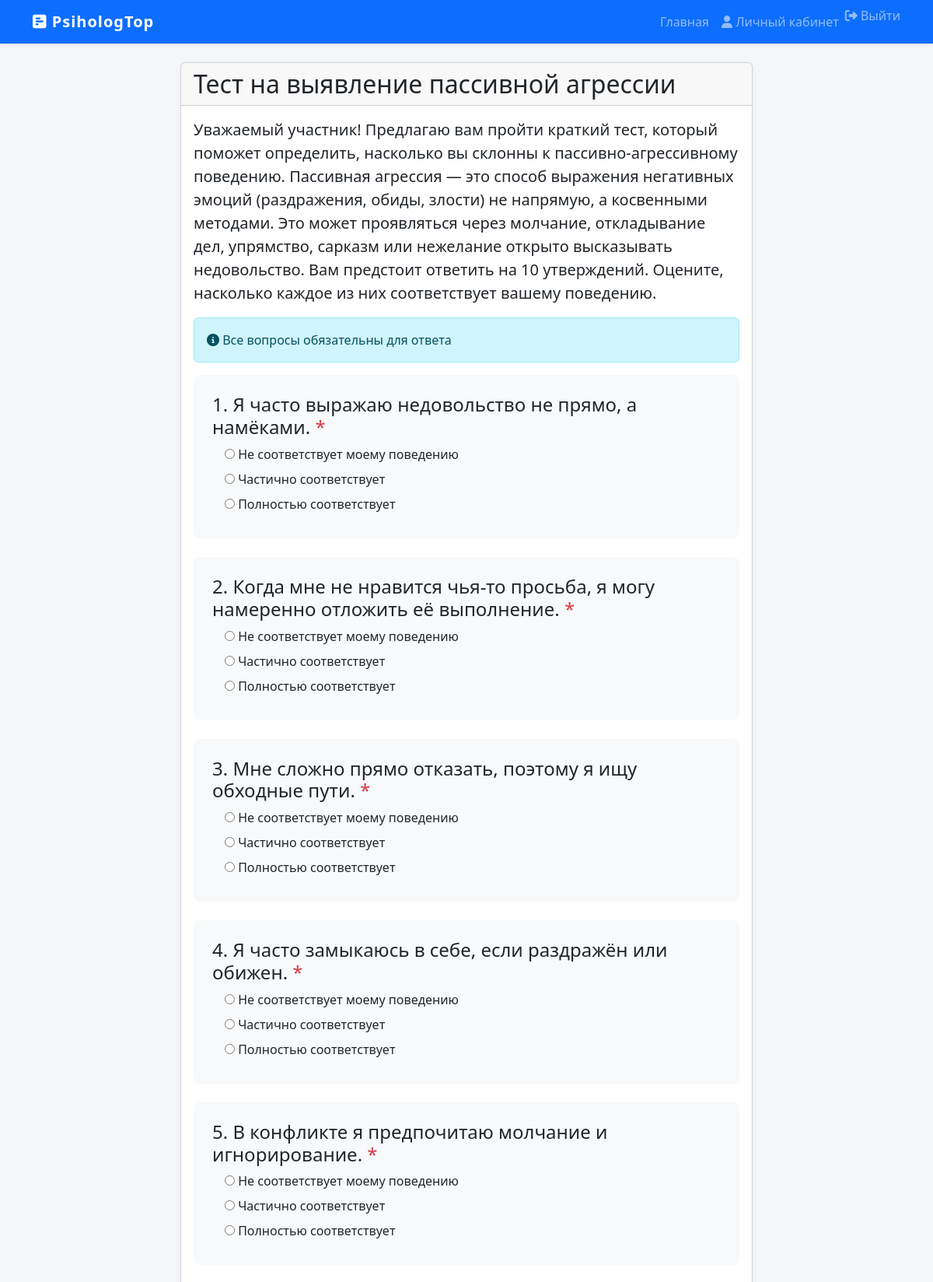
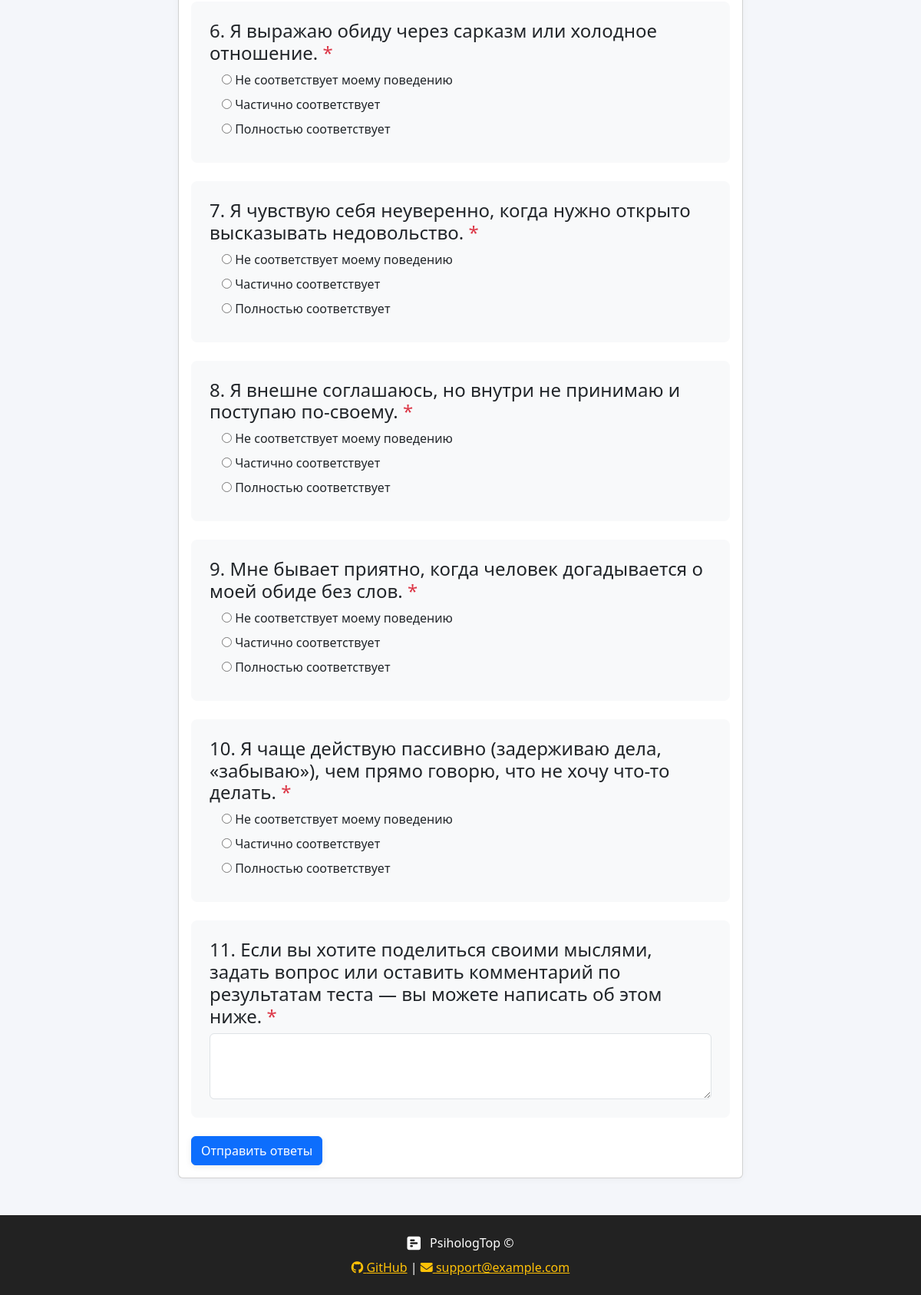
The app's page /poll/14/take/ (signed in) with its own data (2 pictures, top to bottom).
### main/models.py (models this page shows, shortened)
class Poll(models.Model):
    title = models.CharField(max_length=200, verbose_name='Название опроса')
    description = models.TextField(verbose_name='Описание')
    created_at = models.DateTimeField(auto_now_add=True)
    author = models.ForeignKey(User, on_delete=models.CASCADE, verbose_name='Автор')
    class Meta:
        verbose_name = 'Опрос'
        verbose_name_plural = 'Опросы'

class Question(models.Model):
    QUESTION_TYPES = (
        ('single_choice', 'Один вариант ответа'),
        ('multiple_choice', 'Множественный выбор'),
        ('text', 'Текстовый ответ'),
    )
    poll = models.ForeignKey(Poll, on_delete=models.CASCADE, related_name='questions', verbose_name='Опрос')
    text = models.TextField(verbose_name='Текст вопроса')
    question_type = models.CharField(max_length=20, choices=QUESTION_TYPES, verbose_name='Тип вопроса')
    order = models.IntegerField(default=0, verbose_name='Порядок вопроса')
    class Meta:
        verbose_name = 'Вопрос'
        verbose_name_plural = 'Вопросы'
        ordering = ['order']

### main/views.py (the view, shortened to what this page needs)
# urls.py: path('poll/<int:poll_id>/take/', views.take_poll, name='take_poll'),
def take_poll(request, poll_id):
    poll = get_object_or_404(Poll, id=poll_id)
    if request.user.is_authenticated:
        if PollResponse.objects.filter(poll=poll, user=request.user).exists():
            messages.warning(request, 'Вы уже проходили этот опрос')
            return redirect('home')
    question_forms = []
    for question in poll.questions.all():
        form = AnswerForm(question=question, prefix=f'question_{question.id}')
        question_forms.append((question, form))
    return render(request, 'take_poll.html', {
        'poll': poll,
        'question_forms': question_forms
    })

### main/models.py (called while the page is built)
    def __str__(self):
        return self.text

### templates/take_poll.html (shortened to what this page needs)
{% extends 'base.html' %}
{% block content %}
<div class="row justify-content-center">
    <div class="col-md-8">
        <div class="card">
            <div class="card-header">
                <h2 class="mb-0">{{ poll.title }}</h2>
            </div>
            <div class="card-body">
                <p class="lead">{{ poll.description }}</p>
                <div class="alert alert-info">
                    <i class="fas fa-info-circle"></i> Все вопросы обязательны для ответа
                </div>
                <form method="post">
                    {% for question, form in question_forms %}
                        <div class="question-block mb-4">
                            <h4>{{ forloop.counter }}. {{ question.text }} <span class="text-danger">*</span></h4>
                            {% if question.question_type == 'single_choice' %}
                                <div class="choices-list">
                                    {% for field in form %}
                                        {{ field }}
                                    {% endfor %}
                                </div>
                            {% elif question.question_type == 'multiple_choice' %}
                                <div class="choices-list">
                                    {{ form.multiple_choices }}
                                </div>
                            {% else %}
                                {{ form.text_answer }}
                            {% endif %}
                        </div>
                    {% endfor %}
                    <button type="submit" class="btn btn-primary">Отправить ответы</button>
                </form>
            </div>
        </div>
    </div>
</div>
{% endblock %}

### templates/base.html (style rules this page uses)
body { background: #f4f6fa; }
.card { box-shadow: 0 2px 8px rgba(0,0,0,0.04); }
.btn-primary, .btn-success { box-shadow: 0 2px 8px rgba(0,0,0,0.08); }

### templates/take_poll.html (style rules this page uses)
.choices-list { margin-left: 1rem; }
.choices-list label { display: block; margin-bottom: 0.5rem; }
.question-block { background-color: #f8f9fa; padding: 1.5rem; border-radius: 0.5rem; }

### records on screen
Poll: title "Тест на выявление пассивной агрессии", description "Уважаемый участник! Предлагаю вам пройти краткий тест, который поможет определить, насколько вы склонны к пассивно-агрессивному поведению. Пассивная агрессия — это способ выражения негативных эмоций (раздражения, обиды, злости) не напрямую, а косвенными методами. Это может проявляться через молчание, откладывание дел, упрямство, сарказм или нежелание открыто высказывать недовольство. Вам предстоит ответить на 10 утверждений. Оцените, насколько каждое из них соответствует вашему поведению."
Question: text "Я часто выражаю недовольство не прямо, а намёками."
Question: text "Когда мне не нравится чья-то просьба, я могу намеренно отложить её выполнение."
Question: text "Мне сложно прямо отказать, поэтому я ищу обходные пути."
Question: text "Я часто замыкаюсь в себе, если раздражён или обижен."
Question: text "В конфликте я предпочитаю молчание и игнорирование."
Question: text "Я выражаю обиду через сарказм или холодное отношение."
Question: text "Я чувствую себя неуверенно, когда нужно открыто высказывать недовольство."
Question: text "Я внешне соглашаюсь, но внутри не принимаю и поступаю по-своему."
Question: text "Мне бывает приятно, когда человек догадывается о моей обиде без слов."
Question: text "Я чаще действую пассивно (задерживаю дела, «забываю»), чем прямо говорю, что не хочу что-то делать."
Question: text "Если вы хотите поделиться своими мыслями, задать вопрос или оставить комментарий по результатам теста — вы можете написать об этом ниже."
